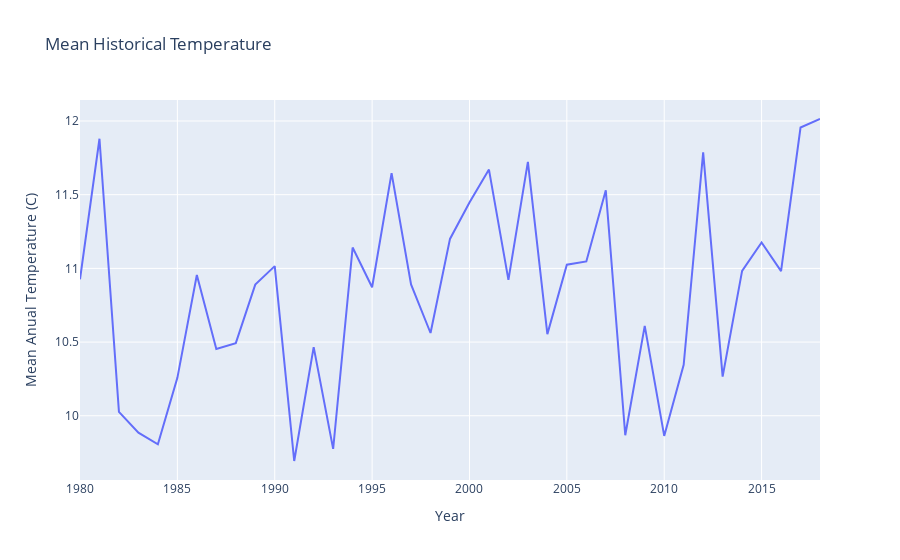

Notebook code for this chart:
### Markdown cell above
# Temperature

### Code cell
#plot annual mean temp
# set temp df for plot
plot_df = df[df['TimePeriod'] == 'Hist']
# find mean temp of all collection site per year
plot_df = plot_df.groupby('year')['T_Annual'].mean().reset_index()
#plotly plot
fig = px.line(plot_df,
              x='year',
              y='T_Annual',
              title='Mean Historical Temperature',
              labels={
                     "year": "Year",
                     "T_Annual": "Mean Anual Temperature (C)"
                 }
              )
fig.show()

### Figure 1 — Plotly figure (JSON) as saved in the notebook; plotly's stock layout.template omitted (floating-point values rounded to 4 significant figures)
{"data": [{"hovertemplate": "Year=%{x}<br>Mean Anual Temperature (C)=%{y}<extra></extra>", "legendgroup": "", "line": {"color": "#636efa", "dash": "solid"}, "marker": {"symbol": "circle"}, "mode": "lines", "name": "", "orientation": "v", "showlegend": false, "type": "scatter", "x": [1980, 1981, 1982, 1983, 1984, 1985, 1986, 1987, 1988, 1989, 1990, 1991, 1992, 1993, 1994, 1995, 1996, 1997, 1998, 1999, 2000, 2001, 2002, 2003, 2004, 2005, 2006, 2007, 2008, 2009, 2010, 2011, 2012, 2013, 2014, 2015, 2016, 2017, 2018], "xaxis": "x", "y": [10.93, 11.88, 10.03, 9.885, 9.806, 10.26, 10.95, 10.45, 10.49, 10.89, 11.02, 9.693, 10.47, 9.775, 11.14, 10.87, 11.65, 10.89, 10.56, 11.2, 11.45, 11.67, 10.92, 11.72, 10.55, 11.03, 11.05, 11.53, 9.868, 10.61, 9.864, 10.35, 11.79, 10.27, 10.98, 11.18, 10.98, 11.96, 12.01], "yaxis": "y"}], "layout": {"legend": {"tracegroupgap": 0}, "title": {"text": "Mean Historical Temperature"}, "xaxis": {"anchor": "y", "domain": [0, 1], "title": {"text": "Year"}}, "yaxis": {"anchor": "x", "domain": [0, 1], "title": {"text": "Mean Anual Temperature (C)"}}}}
